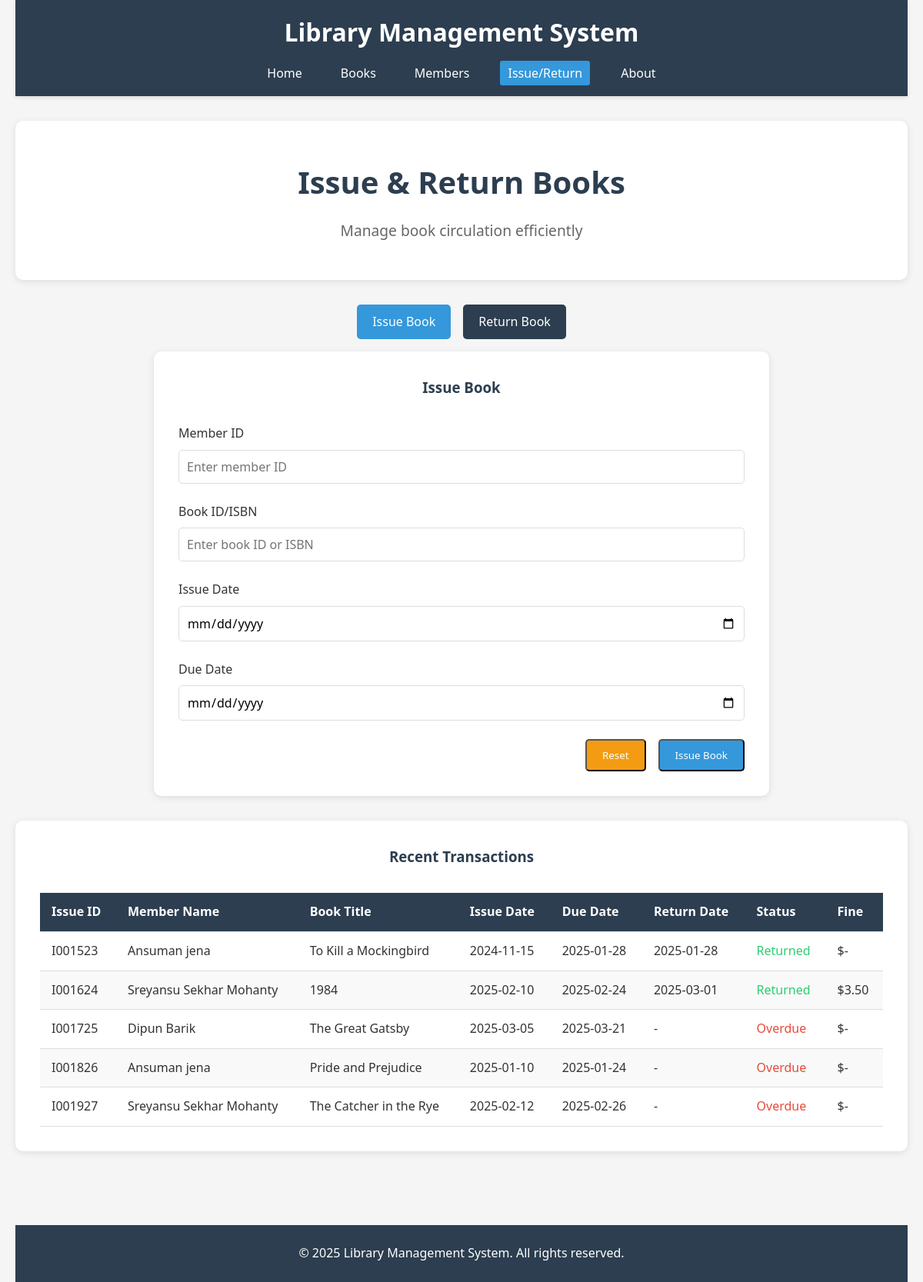
Page /issues on the committed database.
### app.py (models this page shows, shortened)
class Issue(db.Model):
    id = db.Column(db.Integer, primary_key=True)
    issue_id = db.Column(db.String(20), unique=True, nullable=False)
    book_id = db.Column(db.Integer, db.ForeignKey('book.id'), nullable=False)
    member_id = db.Column(db.Integer, db.ForeignKey('member.id'), nullable=False)
    issue_date = db.Column(db.Date, nullable=False)
    due_date = db.Column(db.Date, nullable=False)
    return_date = db.Column(db.Date)
    fine_amount = db.Column(db.Float, default=0.0)
    status = db.Column(db.String(20), default='Issued')
    remarks = db.Column(db.Text)
    created_at = db.Column(db.DateTime, default=datetime.utcnow)
    book = db.relationship('Book', backref=db.backref('issues', lazy=True))
    member = db.relationship('Member', backref=db.backref('issues', lazy=True))

class Member(db.Model):
    id = db.Column(db.Integer, primary_key=True)
    member_id = db.Column(db.String(20), unique=True, nullable=False)
    name = db.Column(db.String(100), nullable=False)
    email = db.Column(db.String(100), unique=True, nullable=False)
    phone = db.Column(db.String(20), nullable=False)
    address = db.Column(db.Text)
    member_type = db.Column(db.String(20), nullable=False)
    join_date = db.Column(db.Date, nullable=False)
    created_at = db.Column(db.DateTime, default=datetime.utcnow)

class Book(db.Model):
    id = db.Column(db.Integer, primary_key=True)
    title = db.Column(db.String(100), nullable=False)
    author = db.Column(db.String(100), nullable=False)
    isbn = db.Column(db.String(20), unique=True, nullable=False)
    publisher = db.Column(db.String(100))
    publication_year = db.Column(db.Integer)
    category = db.Column(db.String(50), nullable=False)
    quantity = db.Column(db.Integer, default=1)
    available = db.Column(db.Integer, default=1)
    created_at = db.Column(db.DateTime, default=datetime.utcnow)

### app.py (the view)
@app.route('/issues')
def issues():
    issues = Issue.query.all()
    return render_template('issue.html', issues=issues, current_date=date.today())

### templates/issue.html (shortened to what this page needs)
{% extends 'base.html' %}
{% block content %}
<section class="hero">
    <h2>Issue & Return Books</h2>
    <p>Manage book circulation efficiently</p>
</section>
<div class="form-tabs" style="display: flex; justify-content: center; margin-bottom: 1rem;">
    <a href="#issue-form" class="btn issue-tab" style="margin-right: 1rem; background-color: var(--secondary-color);">Issue Book</a>
    <a href="#return-form" class="btn return-tab" style="background-color: var(--primary-color);">Return Book</a>
</div>
<section id="issue-form" class="form-container">
    <h3 class="form-title">Issue Book</h3>
    <form action="{{ url_for('add_issue') }}" method="POST">
        <div class="form-group">
            <label for="memberID">Member ID</label>
            <input type="text" id="memberID" name="memberID" class="form-control" placeholder="Enter member ID" required>
        </div>
        <div class="form-group">
            <label for="bookID">Book ID/ISBN</label>
            <input type="text" id="bookID" name="bookID" class="form-control" placeholder="Enter book ID or ISBN" required>
        </div>
        <div class="form-group">
            <label for="issueDate">Issue Date</label>
            <input type="date" id="issueDate" name="issueDate" class="form-control" required>
        </div>
        <div class="form-group">
            <label for="dueDate">Due Date</label>
            <input type="date" id="dueDate" name="dueDate" class="form-control" required>
        </div>
        <div class="form-buttons">
            <button type="reset" class="btn" style="background-color: var(--warning-color);">Reset</button>
            <button type="submit" class="btn">Issue Book</button>
        </div>
    </form>
</section>
<section class="table-container">
    <h3 class="form-title">Recent Transactions</h3>
    <table>
        <thead>
            <tr>
                <th>Issue ID</th>
                <th>Member Name</th>
                <th>Book Title</th>
                <th>Issue Date</th>
                <th>Due Date</th>
                <th>Return Date</th>
                <th>Status</th>
                <th>Fine</th>
            </tr>
        </thead>
        <tbody>
            {% if issues %}
                {% for issue in issues %}
                <tr>
                    <td>{{ issue.issue_id }}</td>
                    <td>{{ issue.member.name }}</td>
                    <td>{{ issue.book.title }}</td>
                    <td>{{ issue.issue_date }}</td>
                    <td>{{ issue.due_date }}</td>
                    <td>{{ issue.return_date or '-' }}</td>
                    <td>
                        {% if issue.status == 'Returned' %}
                            <span style="color: var(--success-color);">Returned</span>
                        {% elif issue.due_date < current_date and issue.status == 'Issued' %}
                            <span style="color: var(--accent-color);">Overdue</span>
                        {% else %}
                            <span style="color: var(--secondary-color);">Issued</span>
                        {% endif %}
                    </td>
                    <td>${{ '%.2f'|format(issue.fine_amount) if issue.fine_amount else '-' }}</td>
                </tr>
                {% endfor %}
            {% else %}
                <tr>
                    <td colspan="8" style="text-align: center;">No transactions available</td>
                </tr>
            {% endif %}
        </tbody>
    </table>
</section>
{% endblock %}

### static/css/styles.css (style rules this page uses)
* { margin: 0; padding: 0; box-sizing: border-box; font-family: 'Segoe UI', Tahoma, Geneva, Verdana, sans-serif; }
:root { --primary-color: #2c3e50; --secondary-color: #3498db; --accent-color: #e74c3c; --light-color: #ecf0f1; --dark-color: #2c3e50; --success-color: #2ecc71; --warning-color: #f39c12; }
body { background-color: #f5f5f5; color: #333; line-height: 1.6; }
a { text-decoration: none; color: var(--secondary-color); }
.btn { display: inline-block; background-color: var(--secondary-color); color: white; padding: 10px 20px; border-radius: 5px; transition: background-color 0.3s; }
.hero { text-align: center; padding: 3rem 1rem; background-color: white; border-radius: 10px; margin-bottom: 2rem; box-shadow: 0 2px 10px rgba(0, 0, 0, 0.1); }
.hero h2 { font-size: 2.5rem; margin-bottom: 1rem; color: var(--primary-color); }
.hero p { font-size: 1.2rem; color: #666; max-width: 800px; margin: 0 auto; }
.form-container { background-color: white; border-radius: 10px; padding: 2rem; max-width: 800px; margin: 0 auto 2rem; box-shadow: 0 2px 10px rgba(0, 0, 0, 0.1); }
.form-title { text-align: center; margin-bottom: 2rem; color: var(--primary-color); }
.form-group { margin-bottom: 1.5rem; }
.form-group label { display: block; margin-bottom: 0.5rem; font-weight: 500; }
.form-control { width: 100%; padding: 10px; border: 1px solid #ddd; border-radius: 5px; font-size: 1rem; }
.form-buttons { display: flex; justify-content: flex-end; gap: 1rem; }
.table-container { background-color: white; border-radius: 10px; padding: 2rem; margin-bottom: 2rem; overflow-x: auto; box-shadow: 0 2px 10px rgba(0, 0, 0, 0.1); }
table { width: 100%; border-collapse: collapse; }
table th, table td { padding: 12px 15px; text-align: left; border-bottom: 1px solid #ddd; }
table th { background-color: var(--primary-color); color: white; }
table tr:nth-child(even) { background-color: #f9f9f9; }

### rows in the picture
Issue: issue_id "I001523", member.name "Ansuman jena", book "To Kill a Mockingbird", issue_date "2024-11-15", due_date "2025-01-28", return_date "2025-01-28", status "Returned", fine_amount "-"
Issue: issue_id "I001624", member.name "Sreyansu Sekhar Mohanty", book "1984", issue_date "2025-02-10", due_date "2025-02-24", return_date "2025-03-01", status "Returned", fine_amount "3.50"
Issue: issue_id "I001725", member.name "Dipun Barik", book "The Great Gatsby", issue_date "2025-03-05", due_date "2025-03-21", return_date "-", status "Overdue", fine_amount "-"
Issue: issue_id "I001826", member.name "Ansuman jena", book "Pride and Prejudice", issue_date "2025-01-10", due_date "2025-01-24", return_date "-", status "Overdue", fine_amount "-"
Issue: issue_id "I001927", member.name "Sreyansu Sekhar Mohanty", book "The Catcher in the Rye", issue_date "2025-02-12", due_date "2025-02-26", return_date "-", status "Overdue", fine_amount "-"
